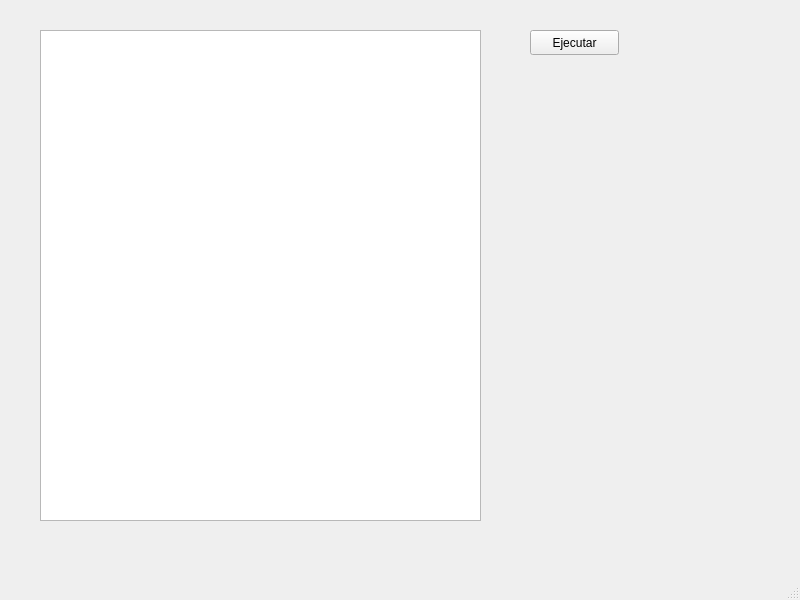
<?xml version="1.0" encoding="UTF-8"?>
<ui version="4.0">
 <class>MainWindow</class>
 <widget class="QMainWindow" name="MainWindow">
  <property name="geometry">
   <rect>
    <x>0</x>
    <y>0</y>
    <width>800</width>
    <height>600</height>
   </rect>
  </property>
  <property name="windowTitle">
   <string>MainWindow</string>
  </property>
  <widget class="QWidget" name="centralwidget">
   <widget class="QTextEdit" name="textEdit">
    <property name="geometry">
     <rect>
      <x>40</x>
      <y>30</y>
      <width>441</width>
      <height>491</height>
     </rect>
    </property>
   </widget>
   <widget class="QPushButton" name="pushButton">
    <property name="geometry">
     <rect>
      <x>530</x>
      <y>30</y>
      <width>89</width>
      <height>25</height>
     </rect>
    </property>
    <property name="text">
     <string>Ejecutar</string>
    </property>
   </widget>
  </widget>
  <widget class="QMenuBar" name="menubar">
   <property name="geometry">
    <rect>
     <x>0</x>
     <y>0</y>
     <width>800</width>
     <height>22</height>
    </rect>
   </property>
  </widget>
  <widget class="QStatusBar" name="statusbar"/>
 </widget>
 <resources/>
 <connections/>
</ui>
